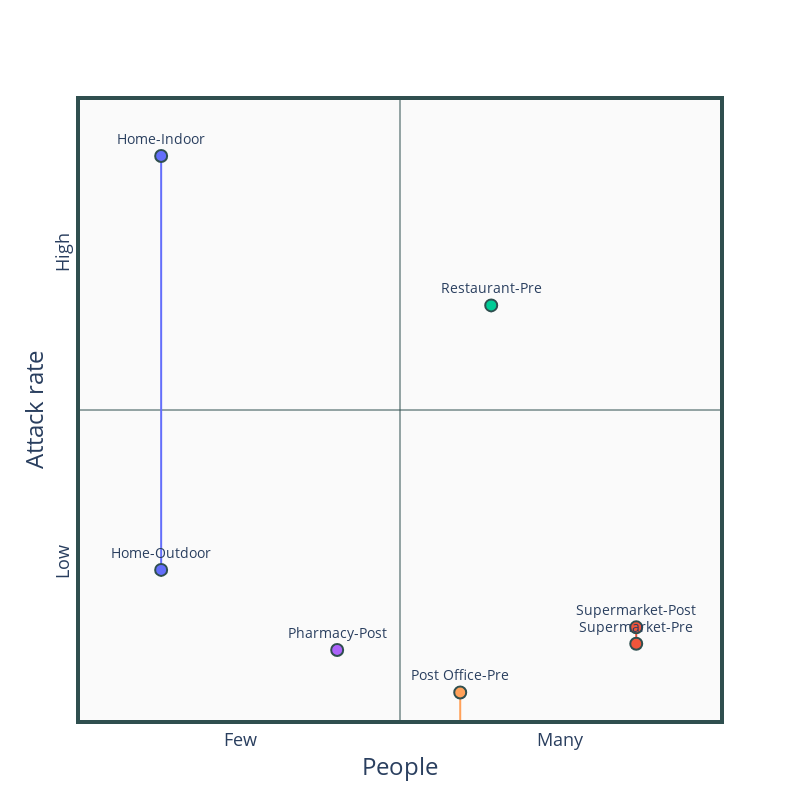

Write notebook code for a chart like this one.
### Code cell
fig = go.Figure()

for environment in environment_list:
    row = data_chart.filter(like=environment, axis=0)

    fig.add_trace(go.Scatter(
        x=row['people'].values,
        y=row['attack rate'].values,
        name=environment,   
        mode='lines+markers+text',
        showlegend=False,
        text=[f"{environment}-{text}" for text in row['lockdown'].values],
        marker={
            'size':12,
            'line':{
                'width':2,
                'color':'DarkSlateGrey'
            }
        },
        textposition='top center',
        textfont={
            'size':14
        }
    ))


fig.update_layout(
    # title='Attack rate Vs people',
    width = 800,
    height = 800,
    xaxis= {
        'type':'linear',
        'title':'People',
        'title_standoff':10,
        'title_font':{
            'size':24
        },
        'range':[-1, 1],
        'showgrid':False,
        'tickfont':{
            'size':18
        },
        'tickmode':'array',
        'tickvals':[-1, -0.5, 0., 0.5, 1],
        'ticktext':['', 'Few', '', 'Many',''],
        'gridcolor':'rgb(255, 255, 255)',
        'zerolinewidth':1,
        'zerolinecolor':'DarkSlateGrey'
    },
    yaxis={
        'type':'linear',
        'title':{
            'text':'Attack rate',
            'standoff':0
        },
        'title_font':{
            'size':24
        },
        #'scaleanchor':"x",
        #'scaleratio':1,
        'range':[-1, 1],
        'showgrid':False,
        'tickangle':-90,
        'tickfont':{
            'size':18
        },
        'tickmode':'array',
        'tickvals':[-1, -0.5, 0., 0.5, 1],
        'ticktext':['', 'Low', '', 'High',''],
        'gridcolor':'rgb(255, 255, 255)',
        'zerolinewidth':1,
        'zerolinecolor':'DarkSlateGrey'
    },
    # paper_bgcolor='rgb(243, 243, 243)',
    plot_bgcolor='rgb(250, 250, 250)',
)
fig.update_xaxes(showline=True, linewidth=4, linecolor='DarkSlateGrey', mirror=True)
fig.update_yaxes(showline=True, linewidth=4, linecolor='DarkSlateGrey', mirror=True)
fig.show()

### Figure 1 — Plotly figure (JSON) as saved in the notebook; plotly's stock layout.template omitted (floating-point values rounded to 4 significant figures)
{"data": [{"marker": {"line": {"color": "DarkSlateGrey", "width": 2}, "size": 12}, "mode": "lines+markers+text", "name": "Home", "showlegend": false, "text": ["Home-Indoor", "Home-Outdoor"], "textfont": {"size": 14}, "textposition": "top center", "type": "scatter", "x": [-0.7464, -0.7464], "y": [0.8195, -0.5158]}, {"marker": {"line": {"color": "DarkSlateGrey", "width": 2}, "size": 12}, "mode": "lines+markers+text", "name": "Supermarket", "showlegend": false, "text": ["Supermarket-Pre", "Supermarket-Post"], "textfont": {"size": 14}, "textposition": "top center", "type": "scatter", "x": [0.7383, 0.7383], "y": [-0.7541, -0.7012]}, {"marker": {"line": {"color": "DarkSlateGrey", "width": 2}, "size": 12}, "mode": "lines+markers+text", "name": "Restaurant", "showlegend": false, "text": ["Restaurant-Pre"], "textfont": {"size": 14}, "textposition": "top center", "type": "scatter", "x": [0.285], "y": [0.3375]}, {"marker": {"line": {"color": "DarkSlateGrey", "width": 2}, "size": 12}, "mode": "lines+markers+text", "name": "Pharmacy", "showlegend": false, "text": ["Pharmacy-Post"], "textfont": {"size": 14}, "textposition": "top center", "type": "scatter", "x": [-0.1963], "y": [-0.7743]}, {"marker": {"line": {"color": "DarkSlateGrey", "width": 2}, "size": 12}, "mode": "lines+markers+text", "name": "Post Office", "showlegend": false, "text": ["Post Office-Pre", "Post Office-Post"], "textfont": {"size": 14}, "textposition": "top center", "type": "scatter", "x": [0.1882, 0.1882], "y": [-0.9112, -1.246]}], "layout": {"height": 800, "plot_bgcolor": "rgb(250, 250, 250)", "width": 800, "xaxis": {"gridcolor": "rgb(255, 255, 255)", "linecolor": "DarkSlateGrey", "linewidth": 4, "mirror": true, "range": [-1, 1], "showgrid": false, "showline": true, "tickfont": {"size": 18}, "tickmode": "array", "ticktext": ["", "Few", "", "Many", ""], "tickvals": [-1, -0.5, 0, 0.5, 1], "title": {"font": {"size": 24}, "standoff": 10, "text": "People"}, "type": "linear", "zerolinecolor": "DarkSlateGrey", "zerolinewidth": 1}, "yaxis": {"gridcolor": "rgb(255, 255, 255)", "linecolor": "DarkSlateGrey", "linewidth": 4, "mirror": true, "range": [-1, 1], "showgrid": false, "showline": true, "tickangle": -90, "tickfont": {"size": 18}, "tickmode": "array", "ticktext": ["", "Low", "", "High", ""], "tickvals": [-1, -0.5, 0, 0.5, 1], "title": {"font": {"size": 24}, "standoff": 0, "text": "Attack rate"}, "type": "linear", "zerolinecolor": "DarkSlateGrey", "zerolinewidth": 1}}}
